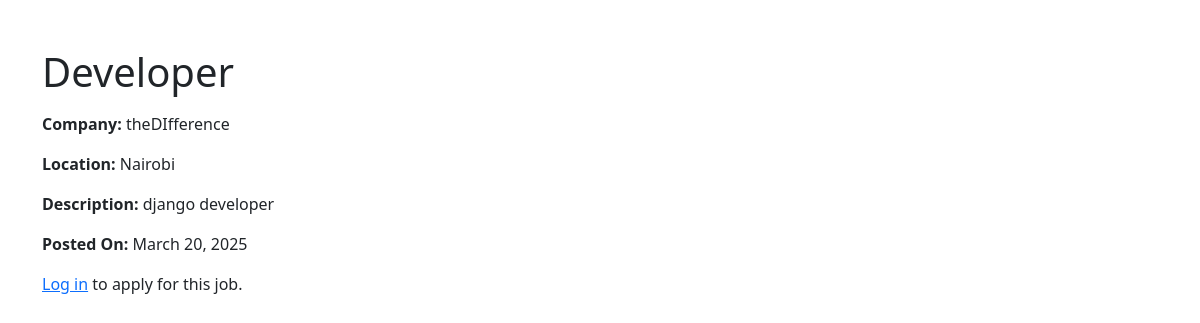
The app's page /job/1/ with its own data.
### jobs/models.py (models this page shows, shortened)
class Job(models.Model):
    title = models.CharField(max_length=255)
    company =models.CharField(max_length=255)
    location = models.CharField(max_length=255)
    description = models.TextField()
    salary = models.DecimalField(max_digits=10, decimal_places=2, null=True, blank=True)
    employment_type = models.CharField(max_length=255, choices=[('Full-Time', 'Full-Time'), ('Part-Time', 'Part-Time'), ('Contract', 'Contract')])
    industry = models.CharField(max_length=255)
    experience_level = models.CharField(max_length=100, choices=[('Entry', 'Entry'), ('Mid', 'Mid'), ('Senior', 'Senior')])
    skills_required= models.TextField()
    posted_at= models.DateTimeField(auto_now_add=True)
    user = models.ForeignKey(User, on_delete=models.CASCADE)

### jobs/views.py (the view)
# urls.py: path('job/<int:job_id>/', job_detail_view, name='job_detail_view'),
def job_detail_view(request, job_id):
    track_job_performance(job_id, "view")
    job = get_object_or_404(Job, id = job_id)
    return render(request, 'jobs/job_detail.html', {'job': job})

### jobs/views.py (called while the page is built)
def track_job_performance(job_id, action_type):
    job = get_object_or_404(Job, id=job_id)
    performance, created = JobPerformance.objects.get_or_create(job=job, date=timezone.now().date())
    if action_type == "view":
        performance.views += 1
    elif action_type =="click":
        performance.clicks += 1
    elif action_type == "apply":
        performance.applications += 1
    performance.save()

### jobs/templates/jobs/job_detail.html (shortened to what this page needs)
<!DOCTYPE html>
<html lang="en">
<head>
    <link rel="stylesheet" href="https://cdnjs.cloudflare.com/ajax/libs/bootstrap/5.3.0/css/bootstrap.min.css">
</head>
<body>
    <div class="container mt-5">
        <h1 class="mb-3">{{ job.title }}</h1>
        <p><strong>Company:</strong> {{ job.company }}</p>
        <p><strong>Location:</strong> {{ job.location }}</p>
        <p><strong>Description:</strong> {{ job.description }}</p>
        <p><strong>Posted On:</strong> {{ job.posted_at|date:"F d, Y" }}</p>
        {% if user.is_authenticated %}
            <a href="{% url 'apply_for_job' job.id %}" class="btn btn-primary">Apply Now</a>
        {% else %}
            <p><a href="{% url 'login' %}">Log in</a> to apply for this job.</p>
        {% endif %}
    </div>
</body>
</html>

### records on screen
Job: title "Developer", company "theDIfference", location "Nairobi", description "django developer", posted_at "March 20, 2025"
